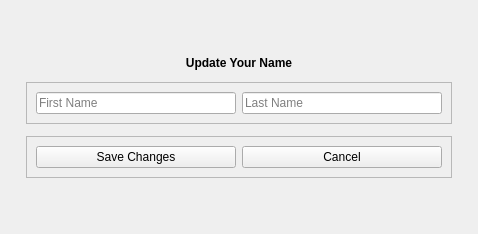
<?xml version="1.0" encoding="UTF-8"?>
<ui version="4.0">
 <class>EditUsernameForm</class>
 <widget class="QFrame" name="EditUsernameForm">
  <property name="geometry">
   <rect>
    <x>0</x>
    <y>0</y>
    <width>478</width>
    <height>234</height>
   </rect>
  </property>
  <property name="maximumSize">
   <size>
    <width>16777215</width>
    <height>16777215</height>
   </size>
  </property>
  <property name="windowTitle">
   <string>Frame</string>
  </property>
  <layout class="QVBoxLayout" name="verticalLayout">
   <item alignment="Qt::AlignmentFlag::AlignHCenter|Qt::AlignmentFlag::AlignVCenter">
    <widget class="QWidget" name="widget" native="true">
     <layout class="QVBoxLayout" name="verticalLayout_2">
      <item>
       <widget class="QLabel" name="label">
        <property name="font">
         <font>
          <bold>true</bold>
         </font>
        </property>
        <property name="text">
         <string>Update Your Name</string>
        </property>
        <property name="alignment">
         <set>Qt::AlignmentFlag::AlignCenter</set>
        </property>
       </widget>
      </item>
      <item>
       <widget class="QCustomHorizontalSeparator" name="customHorizontalSeparator_2"/>
      </item>
      <item>
       <widget class="QFrame" name="frame">
        <property name="frameShape">
         <enum>QFrame::Shape::StyledPanel</enum>
        </property>
        <property name="frameShadow">
         <enum>QFrame::Shadow::Raised</enum>
        </property>
        <layout class="QHBoxLayout" name="horizontalLayout">
         <item>
          <widget class="QLineEdit" name="firstNameEdit">
           <property name="minimumSize">
            <size>
             <width>200</width>
             <height>0</height>
            </size>
           </property>
           <property name="placeholderText">
            <string>First Name</string>
           </property>
          </widget>
         </item>
         <item>
          <widget class="QLineEdit" name="lastNameEdit">
           <property name="minimumSize">
            <size>
             <width>200</width>
             <height>0</height>
            </size>
           </property>
           <property name="placeholderText">
            <string>Last Name</string>
           </property>
          </widget>
         </item>
        </layout>
       </widget>
      </item>
      <item>
       <widget class="QCustomHorizontalSeparator" name="customHorizontalSeparator"/>
      </item>
      <item>
       <widget class="QFrame" name="frame_2">
        <property name="frameShape">
         <enum>QFrame::Shape::StyledPanel</enum>
        </property>
        <property name="frameShadow">
         <enum>QFrame::Shadow::Raised</enum>
        </property>
        <layout class="QHBoxLayout" name="horizontalLayout_2">
         <item>
          <widget class="QPushButton" name="saveButton">
           <property name="text">
            <string>Save Changes</string>
           </property>
           <property name="icon">
            <iconset resource="../Qss/icons/_icons.qrc">
             <normaloff>:/material_design/icons/material_design/save.png</normaloff>:/material_design/icons/material_design/save.png</iconset>
           </property>
          </widget>
         </item>
         <item>
          <widget class="QPushButton" name="cancelButton">
           <property name="text">
            <string>Cancel</string>
           </property>
           <property name="icon">
            <iconset resource="../Qss/icons/_icons.qrc">
             <normaloff>:/material_design/icons/material_design/cancel.png</normaloff>:/material_design/icons/material_design/cancel.png</iconset>
           </property>
          </widget>
         </item>
        </layout>
       </widget>
      </item>
     </layout>
    </widget>
   </item>
  </layout>
 </widget>
 <customwidgets>
  <customwidget>
   <class>QCustomHorizontalSeparator</class>
   <extends>QWidget</extends>
   <header>Custom_Widgets.QCustomHorizontalSeparator</header>
  </customwidget>
 </customwidgets>
 <resources>
  <include location="../Qss/icons/_icons.qrc"/>
 </resources>
 <connections/>
</ui>
